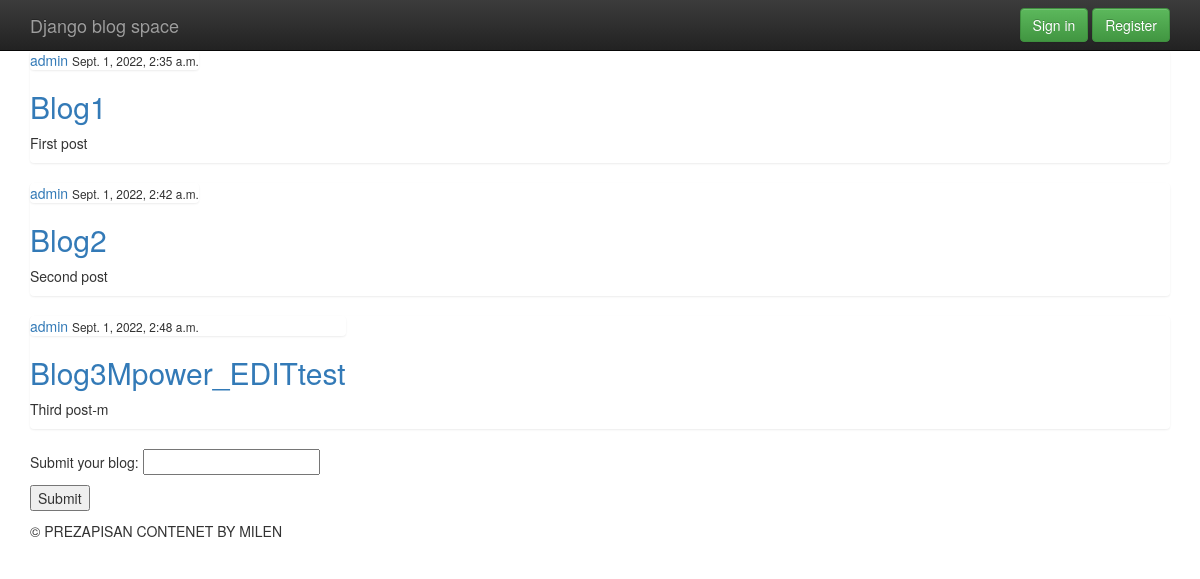
Screenshot of /business with the database file from the repository.
### blog/models.py (models this page shows, shortened)
class Post(models.Model):
    title = models.CharField(max_length=100)
    content = models.TextField()
    date_posted = models.DateTimeField(default=timezone.now)
    author = models.ForeignKey(User, on_delete=models.CASCADE)

### blog/views.py (the view)
# urls.py: path('business', views.business, name='business'),
def business(request):
    context = {
        'posts': Post.objects.all()
    }
    return render(request, 'blog/business.html', context)

### blog/templates/blog/business.html (shortened to what this page needs)
{%  extends 'blog/base.html' %}
{% block content %}
<section class="container">
{% for post in posts %}
    <div class="list-group">
        <article>
            <div class="media-body">
                <div class="list-group">
                <a href="#">{{ post.author }}</a>
                <small>{{ post.date_posted }}</small>
                </div>
                <h2><a href="#"> {{ post.title }}</a></h2>
                <p>{{ post.content }}</p>
            </div>
        </article>
    </div>
{% endfor %}
</section>
<section class="container">
    <form action="" method="post">
        <p>
            Submit your blog:
            <input type="text" name="url">
        </p>
        <p>
            <button type="submit">Submit</button>
        </p>
    </form>
</section>
{% endblock %}
{% block footer %}
    <section class="container">
    <footer>
        <p>&copy; PREZAPISAN CONTENET BY MILEN</p>
    </footer>
    </section>
{% endblock %}

### blog/templates/blog/base.html (shortened to what this page needs)
<!doctype html>
<html class="no-js" lang="">
    <head>
        <link rel="stylesheet" href="/static/blog/css/bootstrap.min.css">
        <link rel="stylesheet" href="/static/blog/css/bootstrap-theme.min.css">
        <link rel="stylesheet" href="/static/blog/css/main.css">
    </head>
    <body>
    <nav class="navbar navbar-inverse navbar-fixed-top" role="navigation">
      <div class="container">
        <div class="navbar-header">
          <a class="navbar-brand" href="/">Django blog space</a>
        </div>
        <div id="navbar" class="navbar-collapse collapse">
            {% if user.is_authenticated %}
                <form class="navbar-form navbar-right" role="form">
                    <a class="btn btn-success" href="{% url 'profile' %}"
                       role="button">Profile of user</a>
                    <a class="btn btn-success" href="{% url ' logout' %}"
                       role="button">Sign out</a>
                </form>
            {% else %}
                <form class="navbar-form navbar-right" role="form">
                    <a class="btn btn-success" href="{% url 'login' %}" role="button">Sign in</a>
                    <a class="btn btn-success" href="{% url 'register' %}" role="button">Register</a>
                </form>
            {% endif %}
        </div>
      </div>
    </nav>
    {% block content %}
    {% endblock %}
    {% block footer %}{% endblock %}
    </body>
</html>

### blog/static/blog/css/main.css (style rules this page uses)
h2, h3, h4, h5, h6 { color: #c9302c; }

### blog/templates/blog/base.html (style rules this page uses)
body { padding-top: 50px; padding-bottom: 20px; }

### rows the page displays
Post: author "admin", date_posted "Sept. 1, 2022, 2:35 a.m.", title "Blog1", content "First post"
Post: author "admin", date_posted "Sept. 1, 2022, 2:42 a.m.", title "Blog2", content "Second post"
Post: author "admin", date_posted "Sept. 1, 2022, 2:48 a.m.", title "Blog3Mpower_EDITtest", content "Third post-m"
